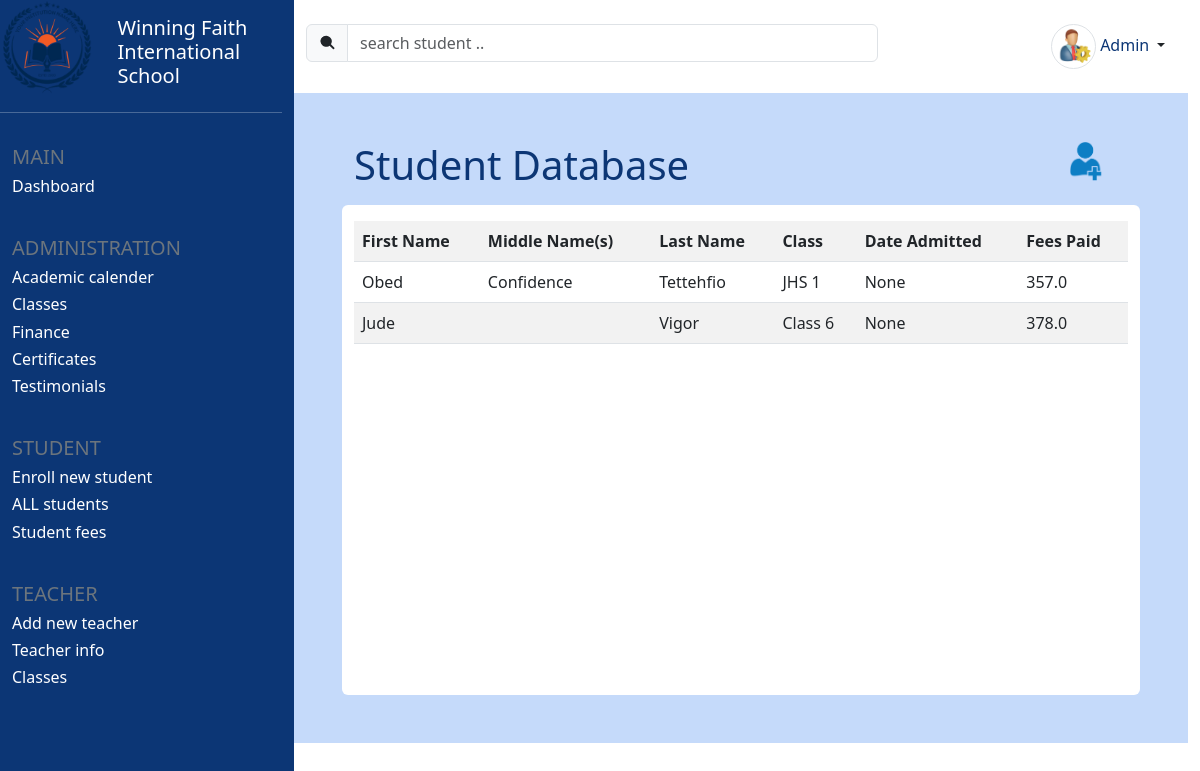
Page /students (signed in) on the earlier database version.
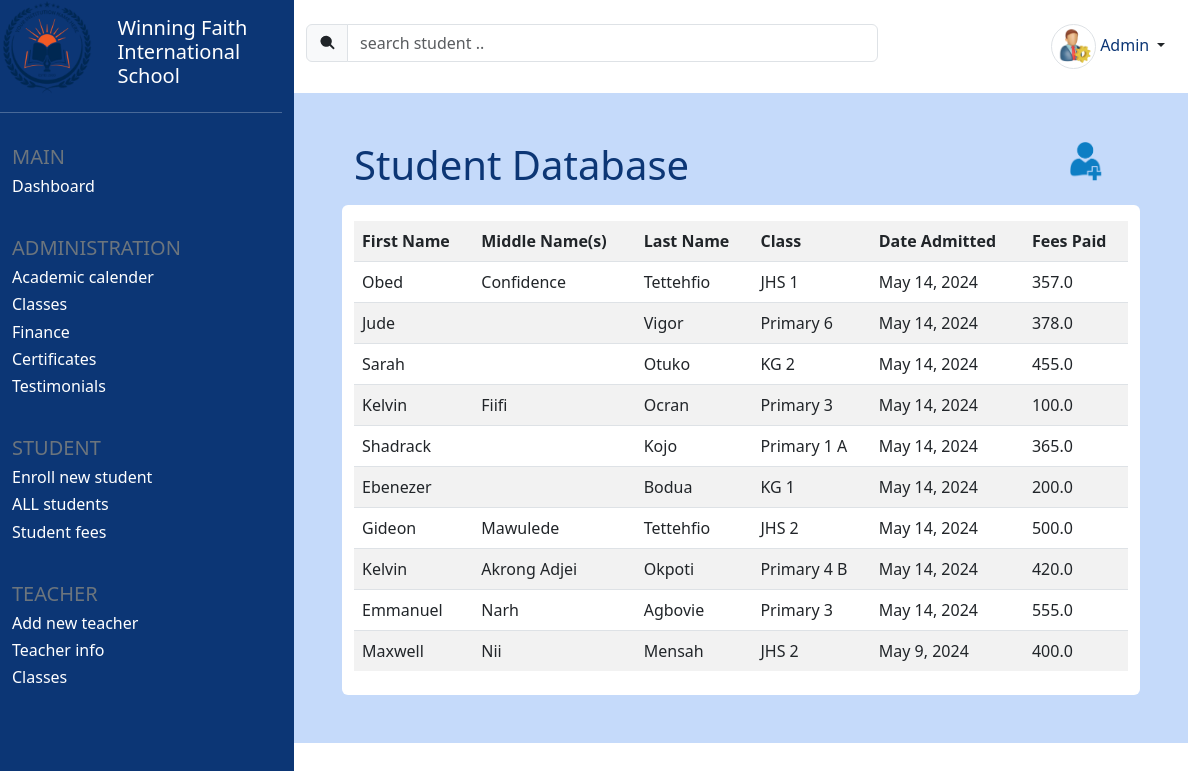
Same page on the later database version.
### core/models.py (models this page shows, shortened)
class Student(models.Model):
    id = models.UUIDField(primary_key=True, default=uuid.uuid4)
    fname = models.CharField(max_length=25)
    lname = models.CharField(max_length=25)
    other_names = models.CharField(max_length=100, blank=True)
    fees_paid = models.FloatField()
    date_enrolled = models.DateField(default=datetime.now)
    classroom = models.CharField(max_length=25)
    category = models.CharField(max_length=25)

### core/views.py (the view)
# urls.py: path('students', views.display_students, name='students'),
@login_required(login_url='login')
def display_students(request):
    students = Student.objects.all()
    context = {
        'students': students
    }
    return render(request, 'student_info.html', context)

### templates/student_info.html
{% extends 'index.html' %}
{% load static %}
{% block content %}
<div class="container-fluid row home mt-4 p-5">
    {% block db_table_header %}
    <div class="row mb-3 w-100">
        <div class="col col-lg-6">
            <h5 class="d-inline blue-text display-6">
                {% block db_table_header_text %}
                Student Database
                {% endblock %}
            </h5>
        </div>
        <div class="col col-lg-6">
            <span class="d-inline float-end">
                {% block db_table_header_icon %}
                <a href="{% url 'enroll' %}" class="text-decoration-none" title="new student">
                        <img src="{% static 'add_student.png' %}" width="35" height="35" class="img-fluid">
                </a>
                {% endblock db_table_header_icon %}
            </span>
        </div>
    </div>
    {% endblock db_table_header %}
    <div class="container bg-white rounded pt-3 pb-4">
        <div class="" style="height: 450px; overflow-y: auto;">
            {% block db_table %}
            <table class="table table-striped">
                <tr>
                    <th>First Name</th>
                    <th>Middle Name(s)</th>
                    <th>Last Name</th>
                    <th>Class</th>
                    <th>Date Admitted</th>
                    <th>Fees Paid</th>
                </tr>
                {% for student in students %}
                <tr>
                    <td>{{student.fname}}</td>
                    <td>{{student.other_names}}</td>
                    <td>{{student.lname}}</td>
                    <td>{{student.classroom}}</td>
                    <td>{{student.date_enrolled}}</td>
                    <td>{{student.fees_paid}}</td>
                </tr>
                {% endfor %}
            </table>
            {% endblock db_table %}
        </div>
    </div>
</div>
{% endblock content %}

Differences in the rows shown:
changed Student "Obed": date_enrolled "None" → "May 14, 2024"
changed Student "Jude": classroom "Class 6" → "Primary 6"; date_enrolled "None" → "May 14, 2024"
added Student: fname "Sarah", lname "Otuko", classroom "KG 2", date_enrolled "May 14, 2024", fees_paid "455.0"
added Student: fname "Kelvin", other_names "Fiifi", lname "Ocran", classroom "Primary 3", date_enrolled "May 14, 2024", fees_paid "100.0"
added Student: fname "Shadrack", lname "Kojo", classroom "Primary 1 A", date_enrolled "May 14, 2024", fees_paid "365.0"
added Student: fname "Ebenezer", lname "Bodua", classroom "KG 1", date_enrolled "May 14, 2024", fees_paid "200.0"
added Student: fname "Gideon", other_names "Mawulede", lname "Tettehfio", classroom "JHS 2", date_enrolled "May 14, 2024", fees_paid "500.0"
added Student: fname "Kelvin", other_names "Akrong Adjei", lname "Okpoti", classroom "Primary 4 B", date_enrolled "May 14, 2024", fees_paid "420.0"
added Student: fname "Emmanuel", other_names "Narh", lname "Agbovie", classroom "Primary 3", date_enrolled "May 14, 2024", fees_paid "555.0"
added Student: fname "Maxwell", other_names "Nii", lname "Mensah", classroom "JHS 2", date_enrolled "May 9, 2024", fees_paid "400.0"
